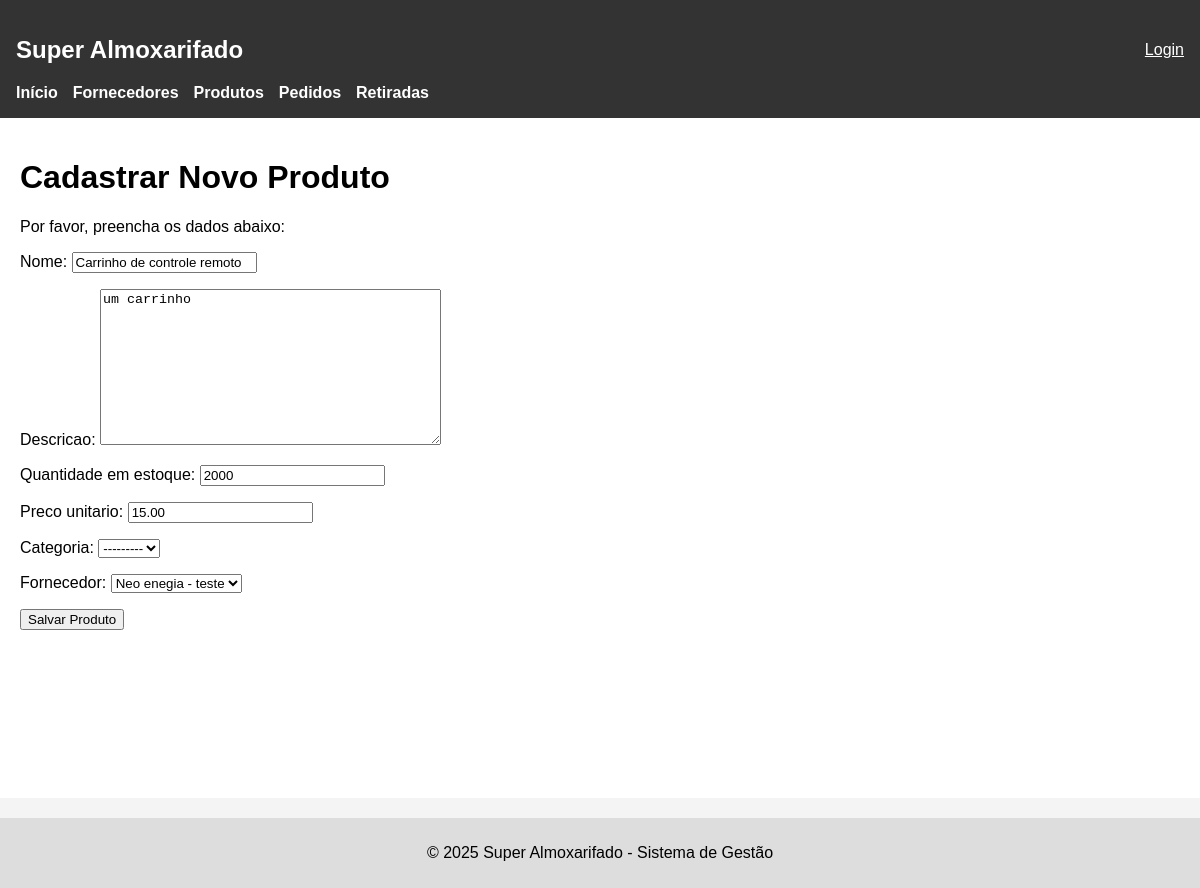
The app's page /produtos/editar/1/ with its own data.
### apps/produtos/models.py (models this page shows, shortened)
class Produto(models.Model):
    nome = models.CharField(max_length=255)
    descricao = models.TextField(blank=True, null=True)
    categoria = models.ForeignKey(Categoria, on_delete=models.SET_NULL, null=True, blank=True)
    fornecedor = models.ForeignKey(Fornecedor, on_delete=models.CASCADE)
    quantidade_em_estoque = models.PositiveIntegerField(default=0)
    preco_unitario = models.DecimalField(max_digits=10, decimal_places=2)
    data_de_entrada = models.DateTimeField(auto_now_add=True)
    ultima_atualizacao = models.DateTimeField(auto_now=True)

### apps/produtos/views.py (the view)
# urls.py: path('editar/<int:produto_id>/', views.editar_produto, name='editar_produto'),
def editar_produto(request, produto_id):
    produto = Produto.objects.get(id=produto_id)
    if request.method == 'POST':
        form = ProdutoForm(request.POST, instance=produto)
        if form.is_valid():
            form.save()
            return redirect('lista_produtos')
    else:
        form = ProdutoForm(instance=produto)
    return render(request, 'produtos/cadastro.html', {'form': form})

### apps/produtos/forms.py
class ProdutoForm(forms.ModelForm):
    class Meta:
        model = Produto
        fields = [ 'nome', 'descricao', 'quantidade_em_estoque', 'preco_unitario', 'categoria', 'fornecedor']

### apps/fornecedores/models.py (called while the page is built)
    def __str__(self):
        return self.nome_empresa

### apps/produtos/templates/produtos/cadastro.html (shortened to what this page needs)
{% extends 'base.html' %}
{% block conteudo %}
    <h1>Cadastrar Novo Produto</h1>
    <form method='post'>
        <p>Por favor, preencha os dados abaixo:</p>
        {{ form.as_p }}
        <button type="submit">Salvar Produto</button>
    </form>
{% endblock %}

### templates/base.html (style rules this page uses)
body { font-family: sans-serif; margin: 0; padding: 0; background-color: #f4f4f4; }

### records on screen
Produto: nome "Carrinho de controle remoto", descricao "um carrinho", quantidade_em_estoque "2000", preco_unitario "15.00", categoria "---------", fornecedor "Neo enegia - teste"
